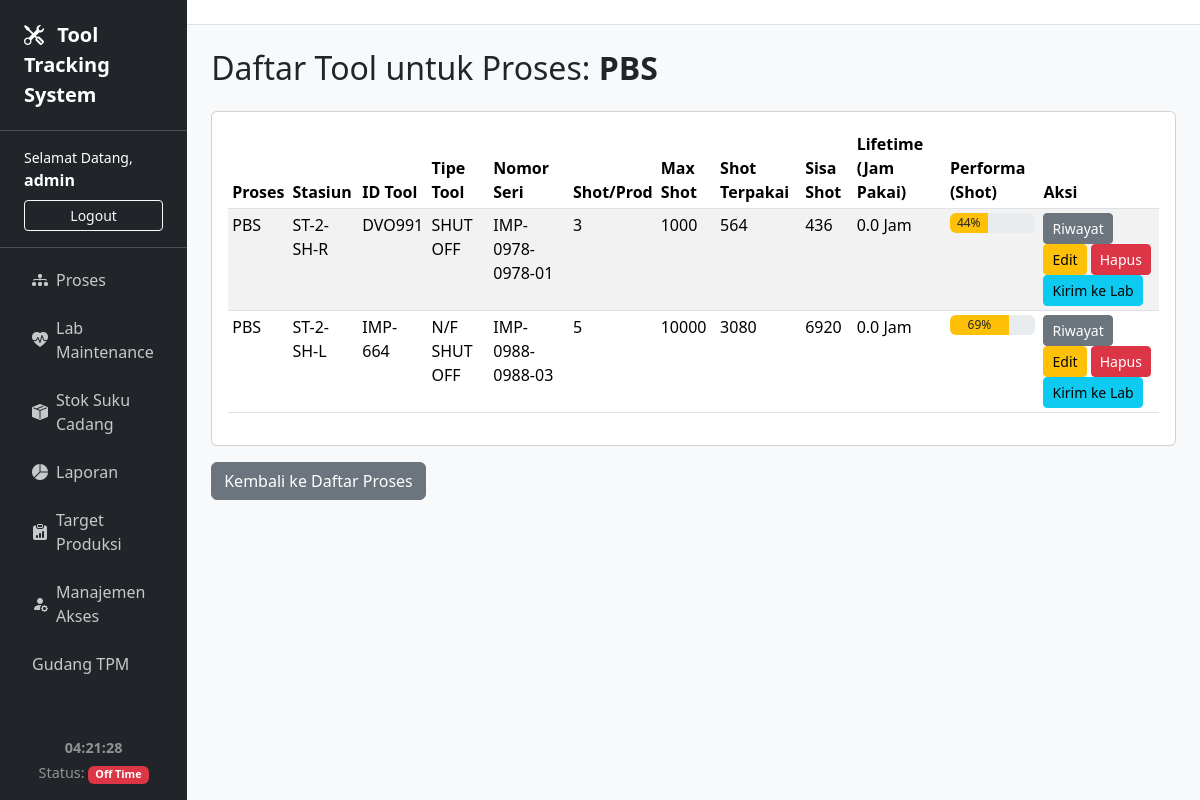
Page /proses/1/ (signed in) on the earlier database version.
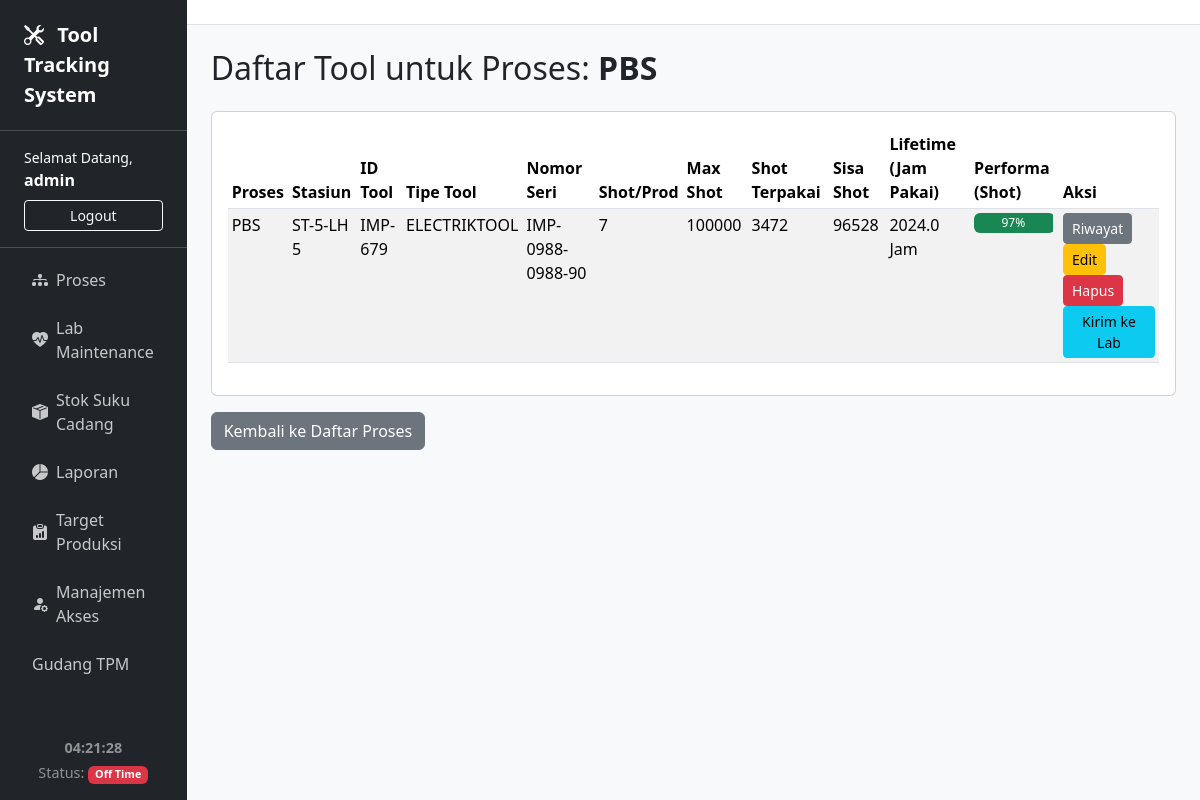
Same page on the later database version.
### tracker/models.py (models this page shows, shortened)
class Tool(models.Model):
    proses = models.ForeignKey(Proses, on_delete=models.SET_NULL, null=True, blank=True)
    stasiun = models.CharField(max_length=50)
    id_tool = models.CharField("ID Tool", max_length=50, unique=True)
    tipe_tool = models.CharField("Tipe Tool", max_length=100)
    nomor_seri = models.CharField("Nomor Seri", max_length=100)
    jumlah_shot = models.IntegerField("Shot per Produksi", default=1)
    max_shot = models.IntegerField("Max Shot", default=0)
    shot_terpakai = models.IntegerField("Shot Terpakai", default=0)
    lifetime = models.IntegerField("Total Jam Pakai Maksimal", default=5000)
    jam_pakai_terakumulasi = models.FloatField(default=0, verbose_name="Jam Pakai Terakumulasi")
    STATUS_CHOICES = [('Tersedia', 'Tersedia'), ('Dipakai', 'Dipakai'), ('Perbaikan', 'Dalam Perbaikan'), ('Gudang TPM', 'Gudang TPM'),]
    status = models.CharField(max_length=20, choices=STATUS_CHOICES, default='Tersedia')
    jenis_kerusakan = models.CharField(max_length=255, blank=True, null=True, help_text="Diisi saat tool masuk lab")
    part_yang_digunakan = models.TextField(blank=True, null=True, help_text="Part yang diganti atau diperbaiki")
    dibuat_pada = models.DateTimeField(auto_now_add=True)
    diupdate_pada = models.DateTimeField(auto_now=True)
    @property
    def sisa_shot(self): return self.max_shot - self.shot_terpakai
    @property
    def performa(self):
        if self.max_shot > 0: return round((self.sisa_shot / self.max_shot) * 100)
        return 0

class Proses(models.Model):
    nama = models.CharField(max_length=100, unique=True)

### tracker/views.py (the view)
# urls.py: path('proses/<int:proses_id>/', views.daftar_tool, name='daftar_tool'),
@login_required
def daftar_tool(request, proses_id):
    proses = get_object_or_404(Proses, pk=proses_id)
    tools = Tool.objects.filter(proses=proses)
    return render(request, 'tracker/tool_list.html', {'proses': proses, 'tools': tools})

### tracker/templates/tracker/tool_list.html (shortened to what this page needs)
{% extends 'tracker/base.html' %}
{% block content %}
<h2 class="mb-4">Daftar Tool untuk Proses: <strong>{{ proses.nama }}</strong></h2>
<div class="card">
    <div class="card-body">
        <div class="table-responsive">
            <table class="table table-striped table-hover table-sm">
                <thead>
                    <tr>
                        <th>Proses</th>
                        <th>Stasiun</th>
                        <th>ID Tool</th>
                        <th>Tipe Tool</th>
                        <th>Nomor Seri</th>
                        <th>Shot/Prod</th>
                        <th>Max Shot</th>
                        <th>Shot Terpakai</th>
                        <th>Sisa Shot</th>
                        <th>Lifetime (Jam Pakai)</th>
                        <th>Performa (Shot)</th>
                        <th>Aksi</th>
                    </tr>
                </thead>
                <tbody>
                    {% for tool in tools %}
                    <tr>
                        <td>{{ tool.proses.nama }}</td>
                        <td>{{ tool.stasiun }}</td>
                        <td>{{ tool.id_tool }}</td>
                        <td>{{ tool.tipe_tool }}</td>
                        <td>{{ tool.nomor_seri }}</td>
                        <td>{{ tool.jumlah_shot }}</td>
                        <td>{{ tool.max_shot }}</td>
                        <td>{{ tool.shot_terpakai }}</td>
                        <td>{{ tool.sisa_shot }}</td>
                        <td>{{ tool.jam_pakai_terakumulasi|floatformat:1 }} Jam</td>
                        <td>
                            <div class="progress" style="height: 20px;">
                                <div class="progress-bar {% if tool.performa > 70 %}bg-success{% elif tool.performa >= 30 %}bg-warning text-dark{% else %}bg-danger{% endif %}"
                                     role="progressbar" style="width: {{ tool.performa }}%;">
                                    {{ tool.performa }}%
                                </div>
                            </div>
                        </td>
                        <td>
                            <button type="button" class="btn btn-sm btn-secondary view-history-btn"
                                    data-bs-toggle="modal" data-bs-target="#historyModal"
                                    data-tool-id="{{ tool.id }}" data-tool-name="{{ tool.id_tool }}">
                                Riwayat
                            </button>
                            {% if user.userprofile.is_developer or user.userprofile.can_edit_proses %}
                            <a href="{% url 'edit_tool' tool.id %}" class="btn btn-sm btn-warning">Edit</a>
                            <form action="{% url 'hapus_tool' tool.id %}" method="post" class="d-inline" onsubmit="return confirm('Yakin ingin hapus tool ini?');">
                                <button type="submit" class="btn btn-sm btn-danger">Hapus</button>
                            </form>
                            <form action="{% url 'send_to_lab' tool.id %}" method="post" class="d-inline" onsubmit="return confirm('Kirim tool ini ke Lab Maintenance?');">
                                <button type="submit" class="btn btn-sm btn-info">Kirim ke Lab</button>
                            </form>
                            {% endif %}
                        </td>
                    </tr>
                    {% empty %}
                    <tr>
                        <td colspan="12" class="text-center">Belum ada tool di proses ini.</td>
                    </tr>
                    {% endfor %}
                </tbody>
            </table>
        </div>
    </div>
</div>
<a href="{% url 'daftar_proses' %}" class="btn btn-secondary mt-3">Kembali ke Daftar Proses</a>
{% endblock %}

Differences in the rows shown:
removed Tool: proses.nama "PBS", stasiun "ST-2-SH-R", id_tool "DVO991", tipe_tool "SHUT OFF", nomor_seri "IMP-0978-0978-01", jumlah_shot "3", max_shot "1000", shot_terpakai "564", sisa_shot "436", jam_pakai_terakumulasi "0.0", performa "44"
removed Tool: proses.nama "PBS", stasiun "ST-2-SH-L", id_tool "IMP-664", tipe_tool "N/F SHUT OFF", nomor_seri "IMP-0988-0988-03", jumlah_shot "5", max_shot "10000", shot_terpakai "3080", sisa_shot "6920", jam_pakai_terakumulasi "0.0", performa "69"
added Tool: proses.nama "PBS", stasiun "ST-5-LH 5", id_tool "IMP-679", tipe_tool "ELECTRIKTOOL", nomor_seri "IMP-0988-0988-90", jumlah_shot "7", max_shot "100000", shot_terpakai "3472", sisa_shot "96528", jam_pakai_terakumulasi "2024.0", performa "97"
